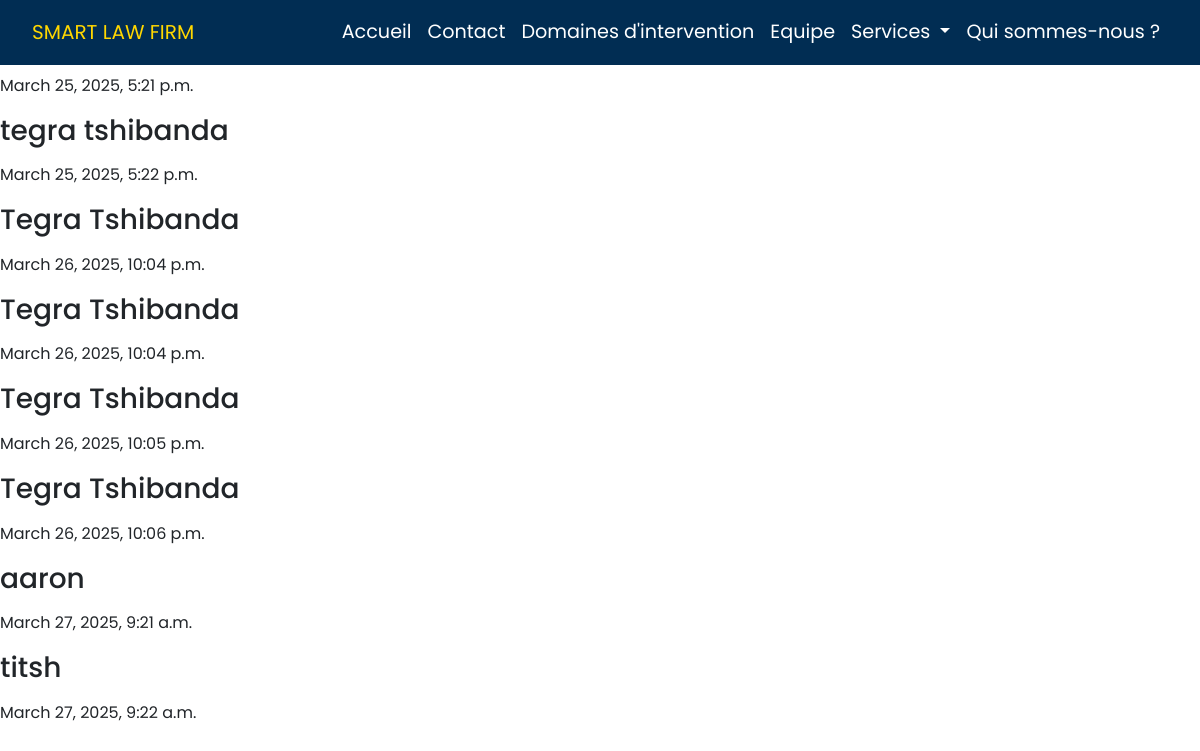
The app's page /law-case/, older data.
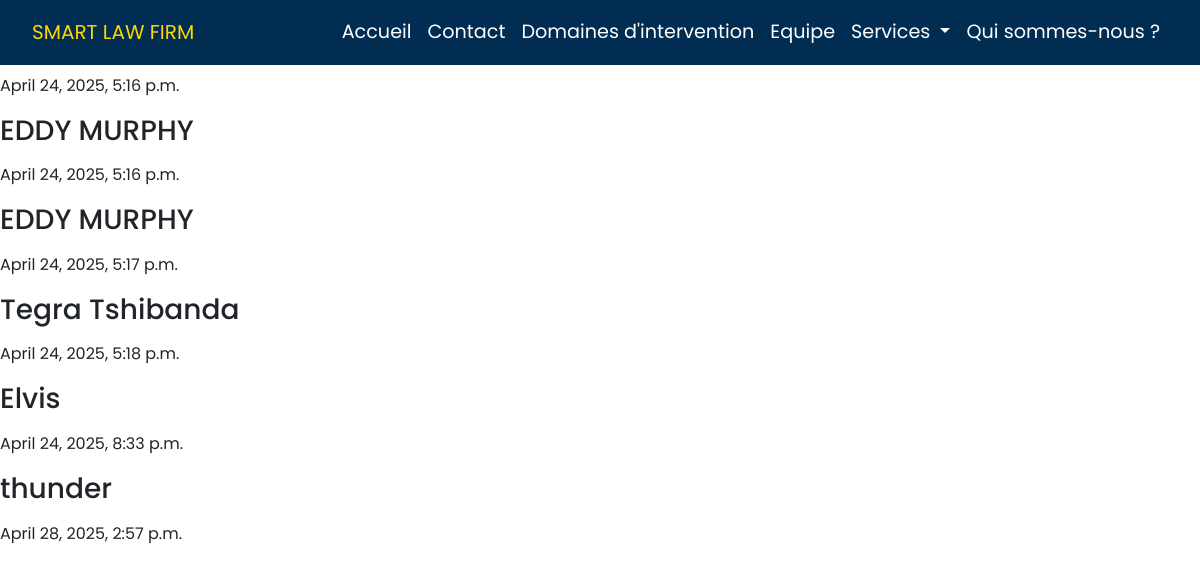
The same page, newer data.
### Law/models.py (models this page shows, shortened)
class Contact(models.Model):
    full_name = models.CharField(max_length=100)
    email = models.EmailField()
    phone = models.CharField(
        max_length=15,
        blank=True,
        null=True,
        validators=[RegexValidator(regex=r'^\d{8,15}$', message="Le numéro doit contenir uniquement des chiffres (8-15 caractères).")]
    )
    profession = models.CharField(max_length=15, blank=True, null=True)
    description = models.TextField(blank=True, null=True, default="")
    created = models.DateTimeField(auto_now_add=True)

### Law/views.py (the view)
# urls.py: path('law-case/', views.law_case_view, name='law-case'),
def law_case_view(request):
    contacts = Contact.objects.all()
    return render(request, 'Law/law_case.html', {'contacts':contacts})

### Law/templates/Law/law_case.html (shortened to what this page needs)
{% extends "templates_bases.html" %}
{% block content %}
{% include "Law/law_navbar.html" %}
    <li><a href="{% url 'law-meeting' %}">Rendez-vous</a></li>
 {% for contact in contacts %}
    <h3>{{ contact.full_name }}</h3>
    <p>{{ contact.created }}</p>
 {% endfor %}
{% endblock content %}

### templates/templates_bases.html (shortened to what this page needs)
<!doctype html>
{% load static %}
<html lang="en">
  <head>
    <link href="https://cdn.jsdelivr.net/npm/bootstrap@5.3.3/dist/css/bootstrap.min.css" rel="stylesheet">
    <link rel="stylesheet" href="{% static 'Law/css/bootstrap.min.css' %}">
    <link rel="stylesheet" href="{% static 'Law/css/style.css' %}">
  </head>
  <body>
    {% block content %}
    {% endblock content %}
  </body>
</html>

### Law/templates/Law/law_navbar.html (shortened to what this page needs)
<nav  class="navbar navbar-expand-lg fixed-top custom-navbar">
    <div class="container-fluid">
      <a class="navbar-brand" href="{% url 'law-home' %}">SMART LAW FIRM</a>
      <div class="collapse navbar-collapse" id="navbarSupportedContent">
        <ul class="navbar-nav ms-auto mb-2 mb-lg-0">
          <li class="nav-item">
            <a class="nav-link" aria-current="page" href="{% url 'law-home' %}">Accueil</a>
          </li>
          <li class="nav-item">
            <a class="nav-link " aria-current="page" href="{% url 'law-contact' %}">Contact</a>
          </li>
          <li class="nav-item">
            <a class="nav-link " aria-current="page" href="{% url 'law-area' %}">Domaines d'intervention</a>
          </li>
          <li class="nav-item">
            <a class="nav-link " aria-current="page" href="{% url 'law-team' %}">Equipe</a>
          </li>
          <li class="nav-item dropdown">
            <a class="nav-link dropdown-toggle" href="#" role="button" data-bs-toggle="dropdown" aria-expanded="false">
              Services
            </a>
          </li>
          <li class="nav-item">
            <a class="nav-link " aria-current="page" href="{% url 'law-about' %}">Qui sommes-nous ?</a>
          </li>
        </ul>
      </div>
    </div>
  </nav>

### templates/templates_bases.html (style rules this page uses)
* { font-family: 'Trebuchet MS', 'Lucida Sans Unicode', 'Lucida Grande', 'Lucida Sans', Arial, sans-serif; margin: 0; padding: 0; font-family: "Poppins", sans-serif; box-sizing: border-box; }
body { padding-top: 50px; margin: 0; padding: 0; }
.custom-navbar { background-color: transparent; background:#012D53; opacity:initial; padding: 10px 20px; box-shadow: none; }
.custom-navbar .nav-link { font-size: 1.2rem; color: #fff; transition: color 0.3s ease-in-out; }
.navbar-brand { color: gold; }

Row changes from the older to the newer data that the page shows:
removed Contact: created "March 25, 2025, 5:21 p.m."
removed Contact: full_name "tegra tshibanda", created "March 25, 2025, 5:22 p.m."
removed Contact: full_name "Tegra Tshibanda", created "March 26, 2025, 10:04 p.m."
removed Contact: full_name "Tegra Tshibanda", created "March 26, 2025, 10:04 p.m."
removed Contact: full_name "Tegra Tshibanda", created "March 26, 2025, 10:05 p.m."
removed Contact: full_name "Tegra Tshibanda", created "March 26, 2025, 10:06 p.m."
removed Contact: full_name "aaron", created "March 27, 2025, 9:21 a.m."
removed Contact: full_name "titsh", created "March 27, 2025, 9:22 a.m."
added Contact: created "April 24, 2025, 5:16 p.m."
added Contact: full_name "EDDY MURPHY", created "April 24, 2025, 5:16 p.m."
added Contact: full_name "EDDY MURPHY", created "April 24, 2025, 5:17 p.m."
added Contact: full_name "Tegra Tshibanda", created "April 24, 2025, 5:18 p.m."
added Contact: full_name "Elvis", created "April 24, 2025, 8:33 p.m."
added Contact: full_name "thunder", created "April 28, 2025, 2:57 p.m."
